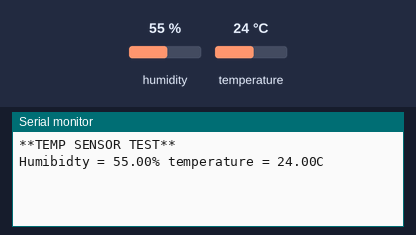
Bench run of a sketch on a simulated Arduino Uno, built with avr-gcc and run on an emulated ATmega328P. Parts: the last lines printed to the serial monitor. The test bench sets the inputs (shaded band); at power-on: humidity 55 %, temperature 24 °C.

Above: at 2.7 s.
2.8 s: humidity set to 22 %
At 7.3 s:
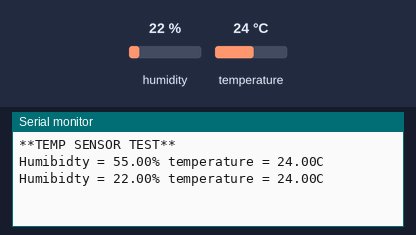
8.8 s: temperature set to 12 °C
At 12.0 s:
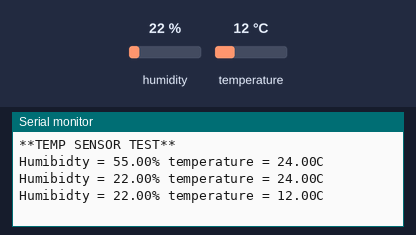
14.8 s: humidity set to 40 %
At 17.9 s:
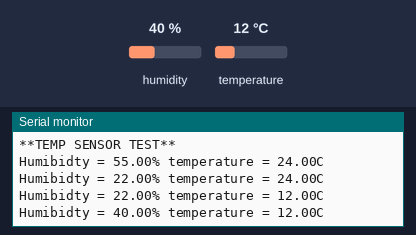
Timing chart, 0 to 19.4 s (numbered marks = the images above; inputs shaded):
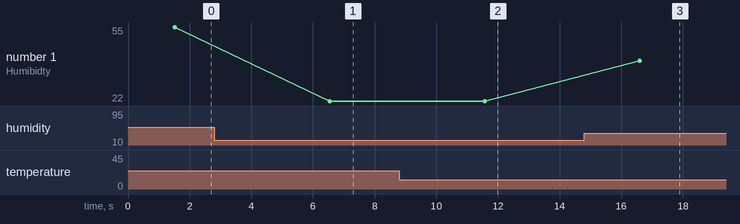

The sketch:

tempSensorTest.ino
```cpp
#include  <dht.h>

int tempPin = A0;

dht DHT;
void setup() {
  // put your setup code here, to run once:
  Serial.begin(9600);
  delay(500);
  Serial.println("**TEMP SENSOR TEST**\n");
  delay(1000);


}


void loop() {
 DHT.read11(tempPin);

 Serial.print("Humibidty = ");
 Serial.print(DHT.humidity);
 Serial.print("% ");
 Serial.print("temperature = ");
 Serial.print(DHT.temperature);
  Serial.println("C  ");

   delay(5000);//Wait 5 seconds before accessing sensor again.
   //Fastest should be once every two seconds.

}
```

Measured:
- after the input at 2.8 s, the serial monitor: prints a new line after 3.7 s (image 1)
- after the input at 8.8 s, the serial monitor: prints a new line after 2.8 s (image 2)
- after the input at 14.8 s, the serial monitor: prints a new line after 1.8 s (image 3)
- plotted number 1: 55 → 22 after the input at 2.8 s, 22 → 40 after the input at 14.8 s
